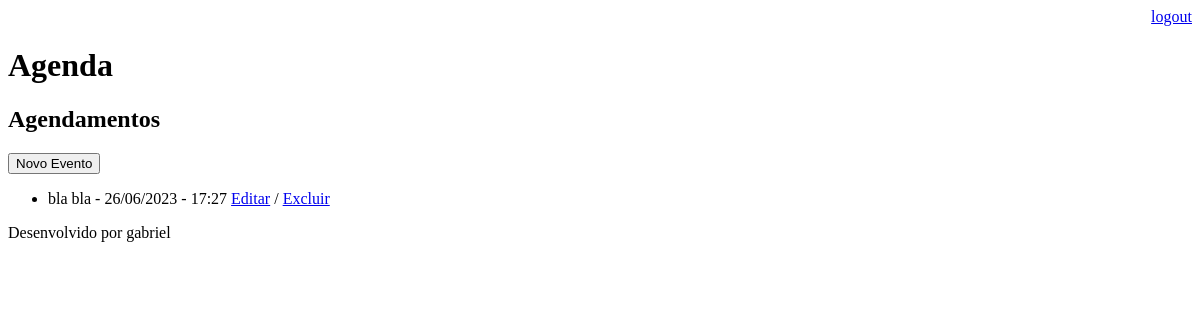
The page /agenda/ (signed in) on the database as committed earlier.
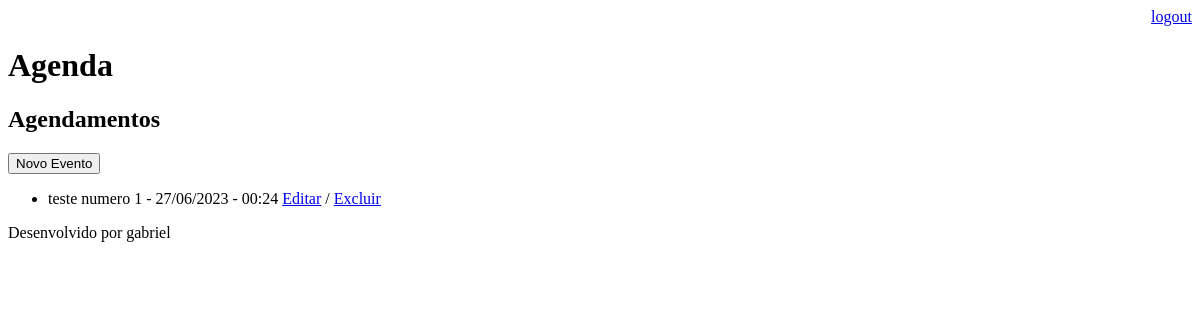
The same page on the database as committed later.
### core/models.py (models this page shows, shortened)
class Evento(models.Model): # criando tabela para manipular a agenda
    titulo = models.CharField(max_length=100) # max_length é o limite de caractere nesse campo
    descricao = models.TextField(blank=True, null=True) # o primeiro parametro define que esse campo pode fircar em branco e o segundo diz que pode ser nulo
    data_evento = models.DateTimeField(verbose_name='Data do Evento') # registar a data do evento
    data_criacao = models.DateTimeField(auto_now=True, verbose_name='Data da Criação') # dado automático pra registrar a data da criação
    usuario = models.ForeignKey(User, on_delete=models.CASCADE) # se não colocar o on_delete da erro, pois preciso tratar quando ele for apagado, o usuario. CASCADE apagar tudo que tem nele, melhor usar outra tecnica, pra não perder os dados, mas pra fins de teste é bom usar.
    """

    selecione a primeira opção

        É impossível adicionar um campo não anulável 'usuario' ao evento sem especificar um padrão. Isso ocorre porque o banco de dados precisa de algo para preencher linhas existentes.
    Selecione uma correção:
    1) Forneça um padrão único agora (será definido em todas as linhas existentes com um valor nulo para esta coluna)
    2) Feche e defina manualmente um valor padrão em models.py.
    Selecione uma opção:  """
    """

    depois aparece isso, digitei 1 pra constar que já existe 1 usuario, pois tornou obrigatorio o campo de usuario, se tivese blank=True, null=True nao ia precisar

        Insira o valor padrão como Python válido.
    Os módulos datetime e django.utils.timezone estão disponíveis, portanto, é possível fornecer, por exemplo, timezone.now como um valor.
    Digite 'exit' para sair deste prompt

      como resultado aparece isso

        Migrações para 'core':
  núcleo/migrações/0002_evento_usuario_alter_evento_data_criacao_and_more.py
    - Adicionar campo usuario ao evento
    - Alter campo data_criacao no evento
    - Alter campo data_evento no evento """
    class Meta:
        db_table = 'evento' # tabela tem nome evento
    def get_data_evento(self):
        return self.data_evento.strftime(r'%d/%m/%Y - %H:%M') # mudar padrão das datas

### core/views.py (the view)
# urls.py: path('agenda/', views.lista_eventos), # criando a parte da agenda
@login_required(login_url='/login/') # arroba pra indicar que é um decorador, se não autenticado da page not, found, login_url='/login/' server pra quando der não autenticado ele vai direcionar para essa pagina
def lista_eventos(request):
    usuario = request.user
    evento = Evento.objects.filter(usuario=usuario) # quase mesma coisa do all, mas mostra os eventos do usuario logado
    dados = {'eventos': evento} # nome que vai no html
    return render(request, 'agenda.html', dados)

### templates/agenda.html (shortened to what this page needs)
{% extends 'model-page.html' %}
{% block content %}
  <h2>Agendamentos</h2>
    <a href="evento">
    <button type="button">Novo Evento</button>
  <ul>
    </a>
    {% for evento in eventos %}
      <li>{{evento.titulo}} - {{evento.get_data_evento}}
        <a href="{% url 'evento' %}?id={{evento.id}}">Editar</a> / <a href="evento/delete/{{evento.id}}">Excluir</a></li>
    {% endfor %}
{% endblock %}

Rows that differ between the two databases and show on the page:
removed Evento: titulo "bla bla", get_data_evento "26/06/2023 - 17:27"
added Evento: titulo "teste numero 1", get_data_evento "27/06/2023 - 00:24"
